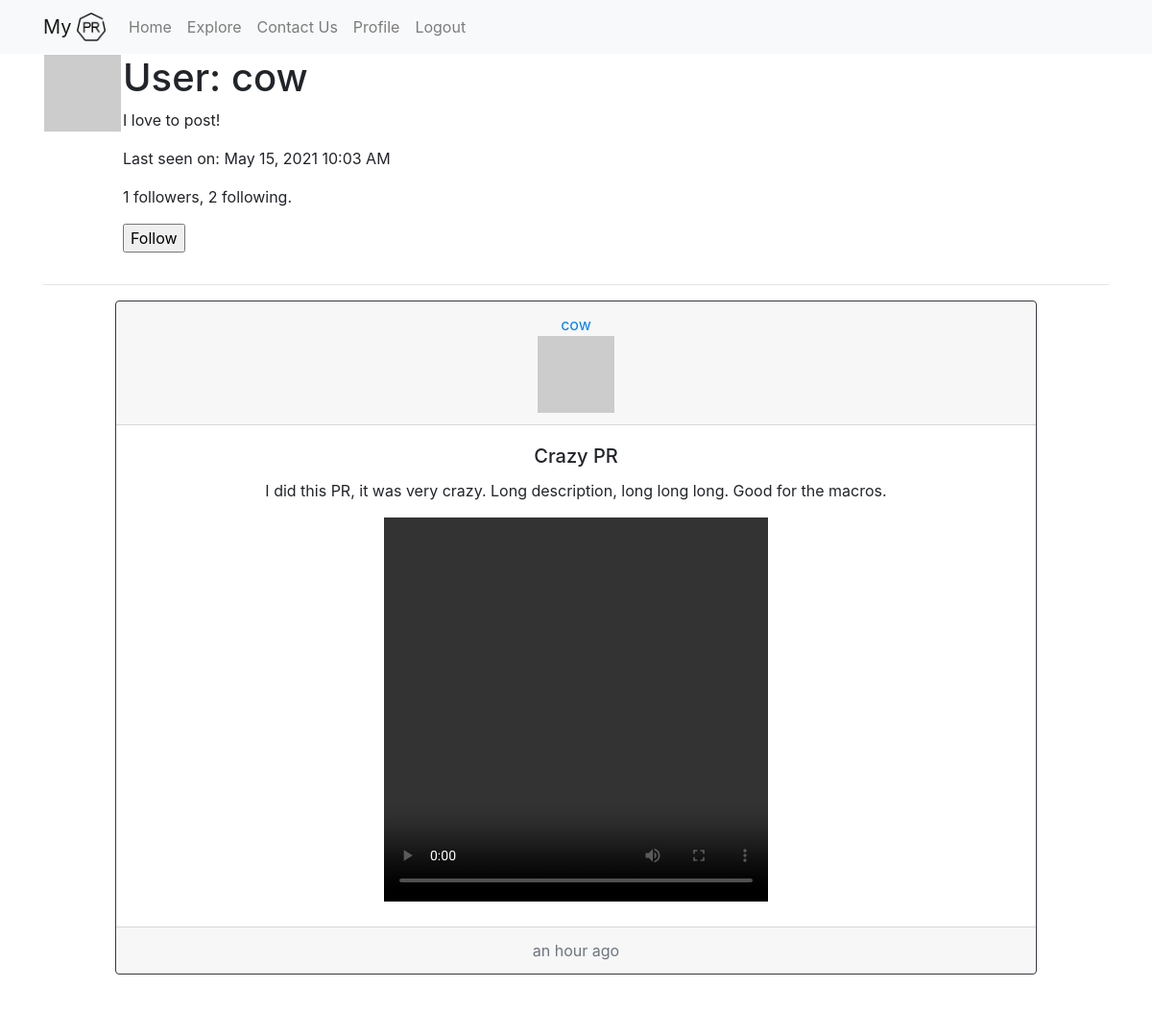
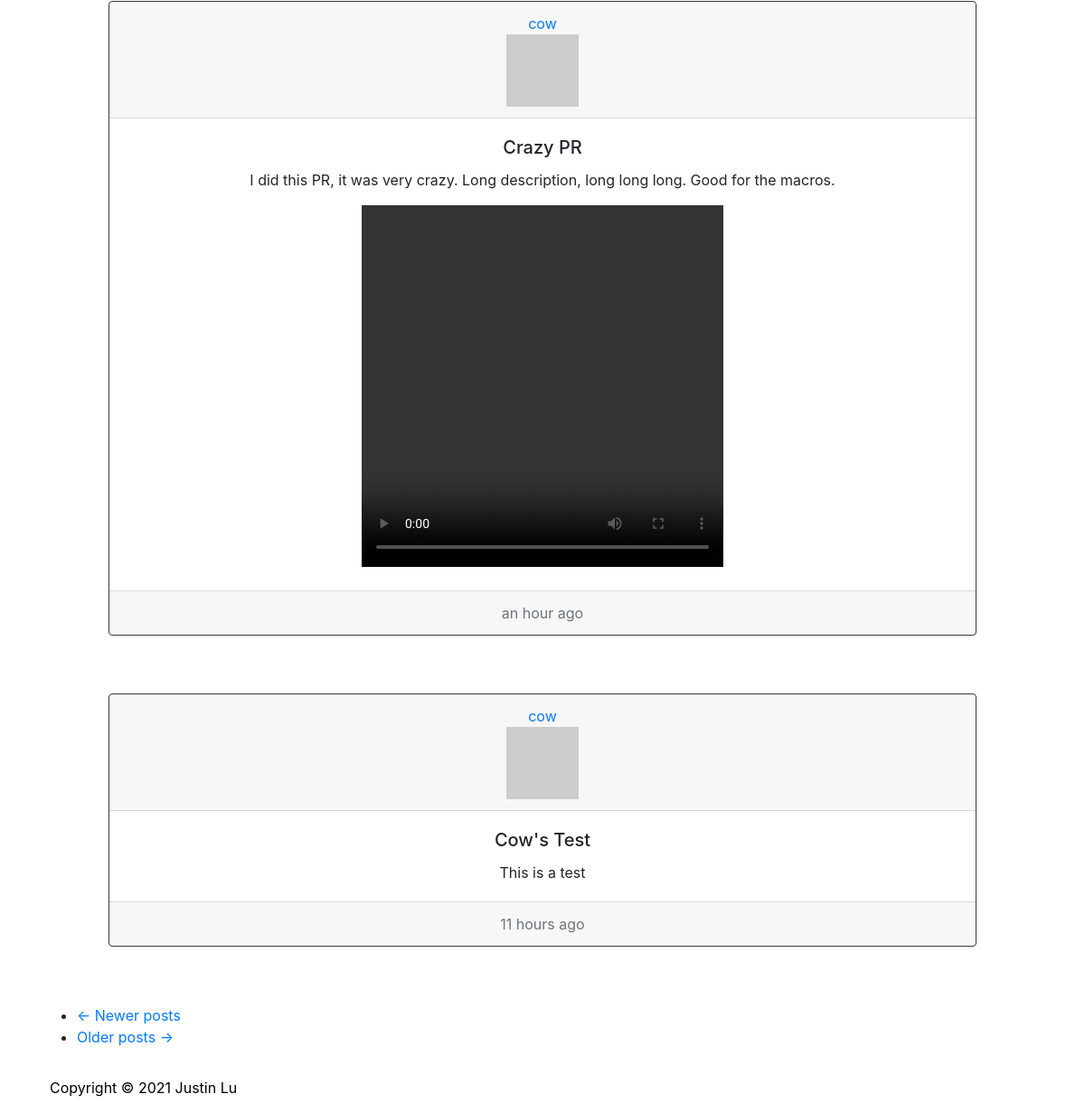
The page /user/cow (signed in) on the database its author committed (2 pictures, top to bottom).
### app/models.py (models this page shows, shortened)
class User(UserMixin, db.Model):
    id = db.Column(db.Integer, primary_key=True)
    username = db.Column(db.String(64), index=True, unique=True)
    email = db.Column(db.String(120), index=True, unique=True)
    password_hash = db.Column(db.String(128))
    posts = db.relationship('Post', backref='author', lazy='dynamic')
    about_me = db.Column(db.String(140))
    last_seen = db.Column(db.DateTime, default=datetime.utcnow)
    followed = db.relationship(
        'User', secondary=followers,
        primaryjoin=(followers.c.follower_id == id),
        secondaryjoin=(followers.c.followed_id == id),
        backref=db.backref('followers', lazy='dynamic'), lazy='dynamic')
    def avatar(self, size):
        digest = md5(self.email.lower().encode('utf-8')).hexdigest()
        return 'https://www.gravatar.com/avatar/{}?d=identicon&s={}'.format(
            digest, size)
    def is_following(self, user):
        return self.followed.filter(
            followers.c.followed_id == user.id).count() > 0

class Post(db.Model):
    id = db.Column(db.Integer, primary_key=True)
    title = db.Column(db.String(20))
    body = db.Column(db.String(140))
    img = db.Column(db.String(250))
    timestamp = db.Column(db.DateTime, index=True, default=datetime.utcnow)
    user_id = db.Column(db.Integer, db.ForeignKey('user.id'))

### app/main/routes.py (the view)
@bp.route('/user/<username>')
@login_required
def user(username):
    user = User.query.filter_by(username=username).first_or_404()
    page = request.args.get('page', 1, type=int)
    posts = user.posts.order_by(Post.timestamp.desc()).paginate(
        page, current_app.config['POSTS_PER_PAGE'], False)
    next_url = url_for('main.user', username=user.username,
                       page=posts.next_num) if posts.has_next else None
    prev_url = url_for('main.user', username=user.username,
                       page=posts.prev_num) if posts.has_prev else None
    form = EmptyForm()
    return render_template('user.html', user=user, posts=posts.items,
                           next_url=next_url, prev_url=prev_url, form=form)

### app/main/forms.py
class EmptyForm(FlaskForm):
    submit = SubmitField('Submit')

### app/models.py (called while the page is built)
@login.user_loader
def load_user(id):
    return User.query.get(int(id))

### app/templates/user.html (shortened to what this page needs)
{% extends "base.html" %}
{% block app_content %}
    <table>
        <tr valign="top">
            <td><img src="{{ user.avatar(256) }}"></td>
            <td>
                <h1>User: {{ user.username }}</h1>
                {% if user.about_me %}
                    <p>{{ user.about_me }}</p>
                {% endif %}
                {% if user.last_seen %}
                    <p>Last seen on: {{ moment(user.last_seen).format('LLL') }}</p>
                {% endif %}
                <p>{{ user.followers.count() }} followers, {{ user.followed.count() }} following.</p>
                {% if user == current_user %}
                <p><a href="{{ url_for('main.edit_profile') }}">Edit your profile</a></p>
                {% elif not current_user.is_following(user) %}
                <p>
                    <form action="{{ url_for('main.follow', username=user.username) }}" method="post">
                        {{ form.submit(value='Follow') }}
                    </form>
                </p>
                {% endif %}
            </td>
        </tr>
    </table>
    <hr>
    {% for post in posts %}
        {% include '_post.html' %}
    {% endfor %}
    <nav aria-label="...">
        <ul class="pager">
            <li class="previous{% if not prev_url %} disabled{% endif %}">
                <a href="{{ prev_url or '#' }}">
                    <span aria-hidden="true">&larr;</span> {{ 'Newer posts' }}
                </a>
            </li>
            <li class="next{% if not next_url %} disabled{% endif %}">
                <a href="{{ next_url or '#' }}">
                    {{ 'Older posts' }} <span aria-hidden="true">&rarr;</span>
                </a>
            </li>
        </ul>
    </nav>
{% endblock %}

### app/templates/_post.html
 <div class="card border-dark mb-3 text-center center" style="width: 60rem;">
        <div class="card-header">
            <a href="{{ url_for('main.user', username=post.author.username) }}">
                    {{ post.author.username }}
            </a>
            <br>
            <a href="{{ url_for('main.user', username=post.author.username) }}">
                <img src="{{ post.author.avatar(70) }}" />
            </a>
        </div>
        <div class="card-body">
            <h5 class="card-title"> {{ post.title}} </h5>
            <p class="card-text"> {{ post.body }} </p>
            {% if post.img == "None" %}
            {% elif post.img[-3:] == "jpg" or post.img[-3:] == "png" %}
                <img src="{{ post.img }}" alt="User's Media Content" width="400" height="400">
            {% elif post.img[-3:] == "mp4" %}
                <video width="400" height="400" controls>
                    <source src="{{ post.img }}" type="video/mp4" alt="User's Video">
                </video>
                {% endif %}
            </div>
        <div class="card-footer text-muted">
            {{ moment(post.timestamp).fromNow() }}
        </div>
    </div>
<br>
<br>

### app/static/css/main.css (style rules this page uses)
html, body { height: 100%; }
.center { margin: auto; width: 60%; }

### rows shown on the page
User: username "cow", about_me "I love to post!", last_seen "May 15, 2021 10:03 AM"
Post: author.username "cow", title "Crazy PR", body "I did this PR, it was very crazy. Long description, long long long. Good for the macros.", timestamp "an hour ago"
Post: author.username "cow", title "Crazy PR", body "I did this PR, it was very crazy. Long description, long long long. Good for the macros.", timestamp "an hour ago"
Post: author.username "cow", title "Cow's Test", body "This is a test", timestamp "11 hours ago"

### other values the page prints
{{ user.followers.count() }} "1"
{{ user.followed.count() }} "2"
{{ 'Newer posts' }} "Newer posts"
{{ 'Older posts' }} "Older posts"
